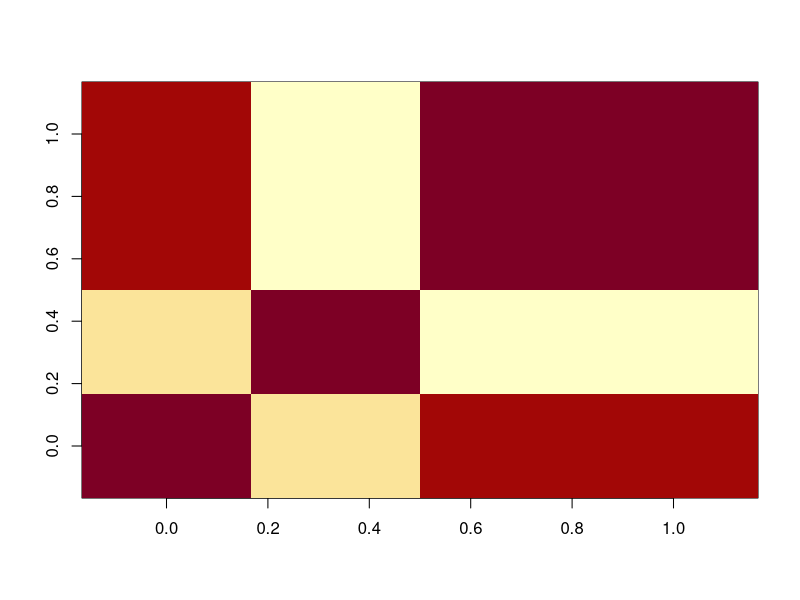
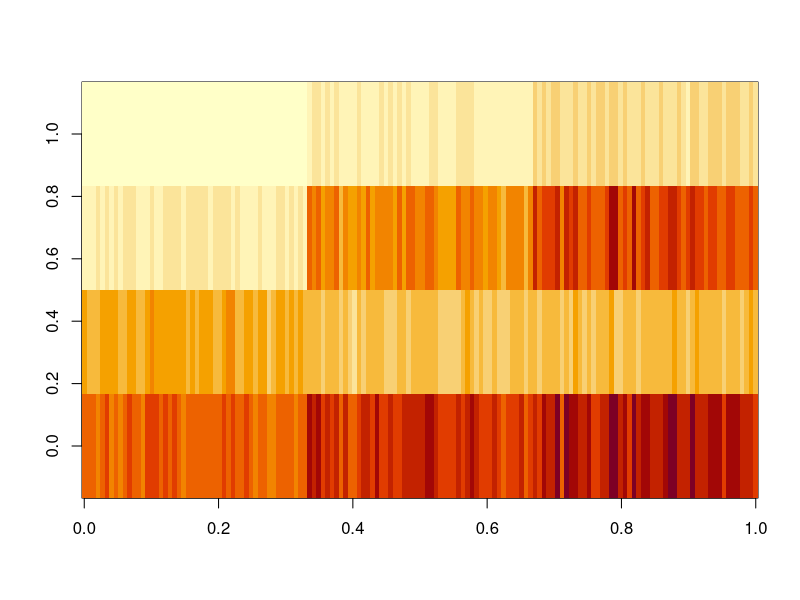
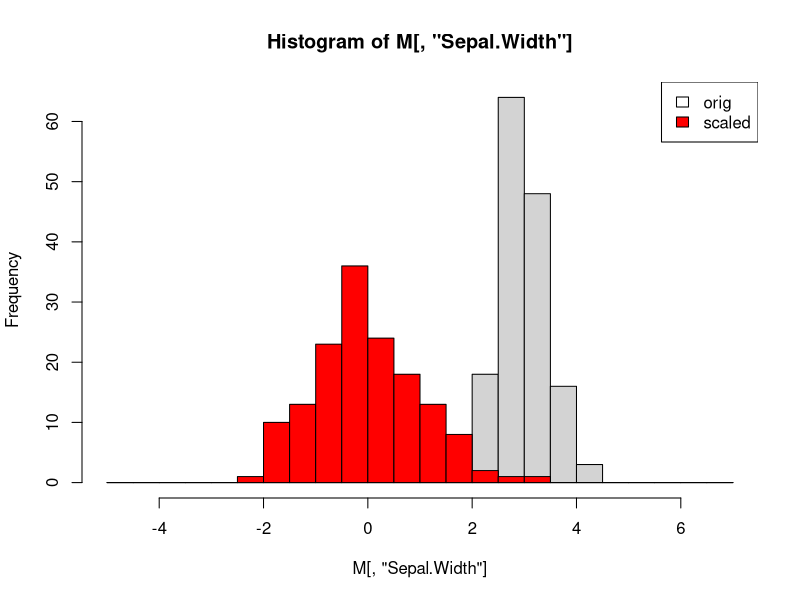
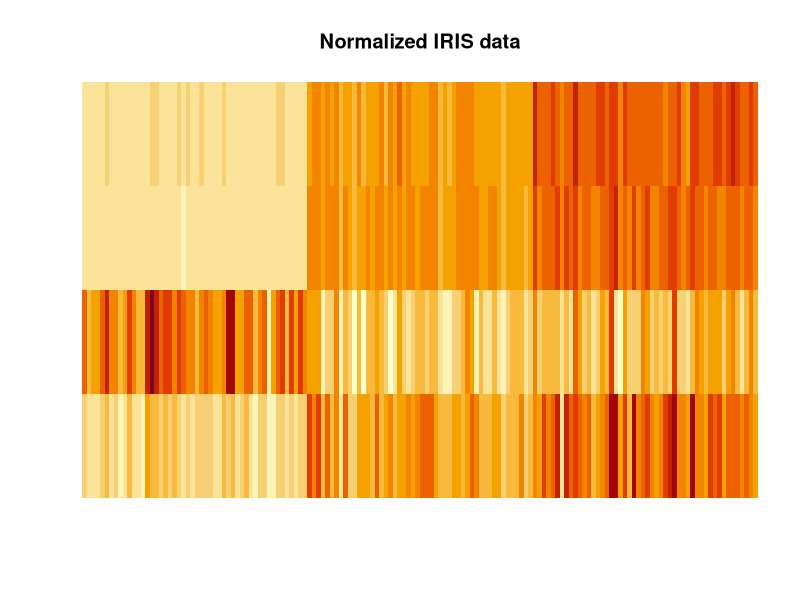
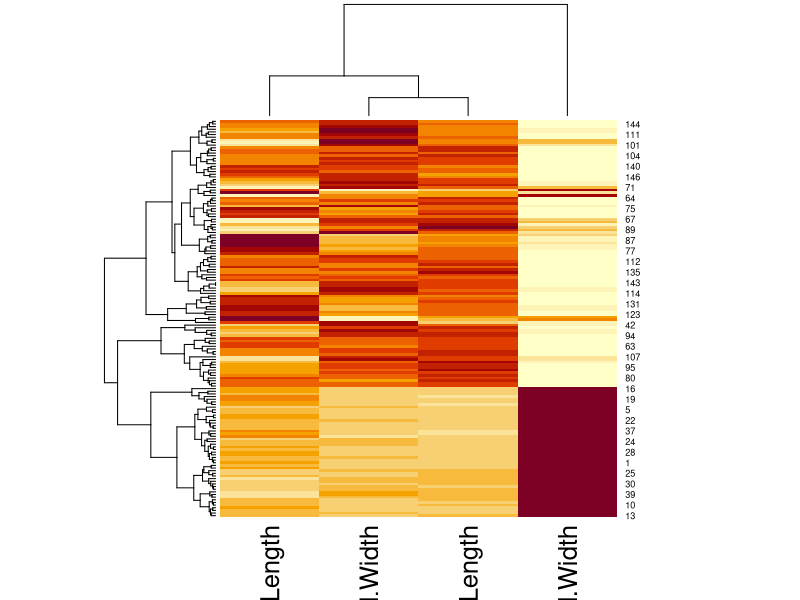
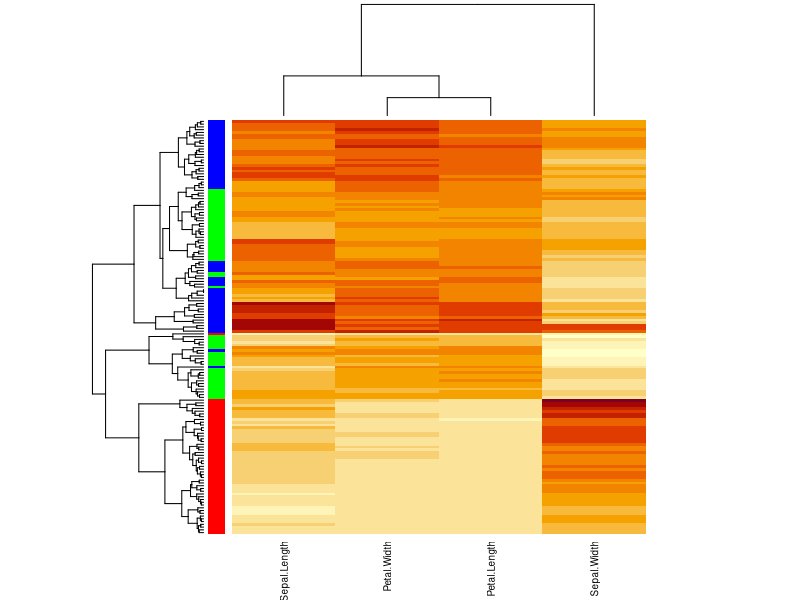
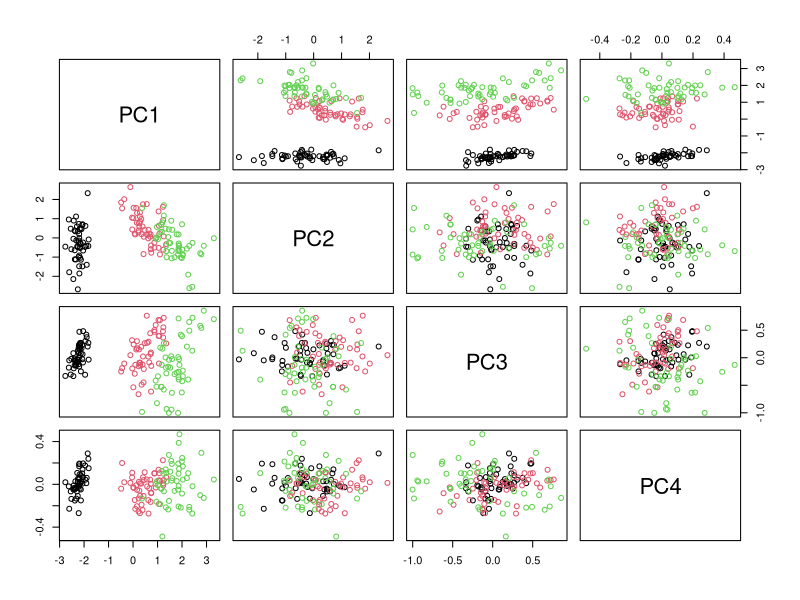
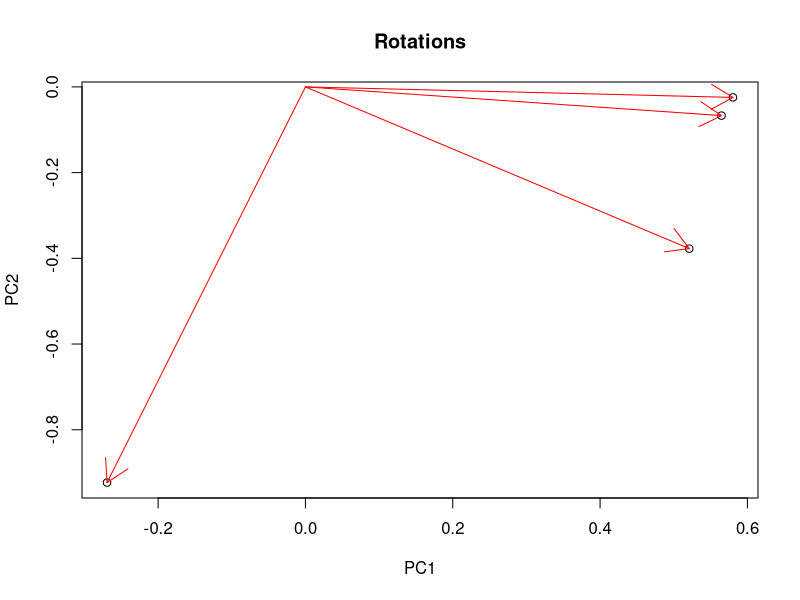

These charts were generated, in order, by the following R code:
## ---- chunk 1
niris=iris[,-5]
C=cor(niris)
C
image(C)
## ---- chunk 2
M=as.matrix(niris)
image(M)
## ---- chunk 3
M=as.matrix(niris)
S=scale(M)            # scales column-wise
br=seq(-5,7,by=0.5)   # set common break points for the histograms below
hist(M[,"Sepal.Width"], breaks = br)
hist(S[,"Sepal.Width"], breaks = br, add=TRUE, col="red")      # add histogram to current plot
legend("topright", c("orig","scaled"), fill=c("white", "red"))

image(S,main="Normalized IRIS data", axes=FALSE)              # as before, suppress axes

#add axes flexibly
#axis(4,at=seq(0,1,length.out=ncol(S)), labels=colnames(S), las=2) # Understand this command
## ---- chunk 4
heatmap(S)
## ---- chunk 5
cols = rainbow(3)[iris$Species]  # understand how color is defined
heatmap(S,scale="none", RowSideColors=cols,labRow=FALSE, cexCol=0.9)
## ---- chunk 6
pdf("../data/heatmap.pdf") # similar for jpeg, png, ...
heatmap(S,scale="none", RowSideColors=cols,labRow=FALSE, cexCol=0.9)
dev.off()  # close device = pdf file
## ---- chunk 7
M=as.matrix(iris[,-5])     # numerical data, some operations below require matrices not data frames (%*%)
s=iris[,5]                 # species attributes (factor)
## ---- chunk 8
pca=prcomp(M, scale=TRUE)
## ---- chunk 9
R=pca$rotation  # rotation matrix
S=pca$x         # score matrix = rotated scaled data matrix = Ds %*% R
pairs(S, col=s) # 
plot(R[,1:2], main="Rotations")
arrows(0,0,R[,1], R[,2], col="red")  # add arrows: ?arrows
# covariance matrix of scores is diagonal (by design)
# --> principal components are uncorrelated
CS=cov(S)   # = t(S) %*% S / (nrow(S) - 1)
CS

## ---- chunk 10
plot(S[,1:2],pch=21, bg=s)  # score-plot
## ---- chunk 11
biplot(pca, pc.biplot = TRUE) 
